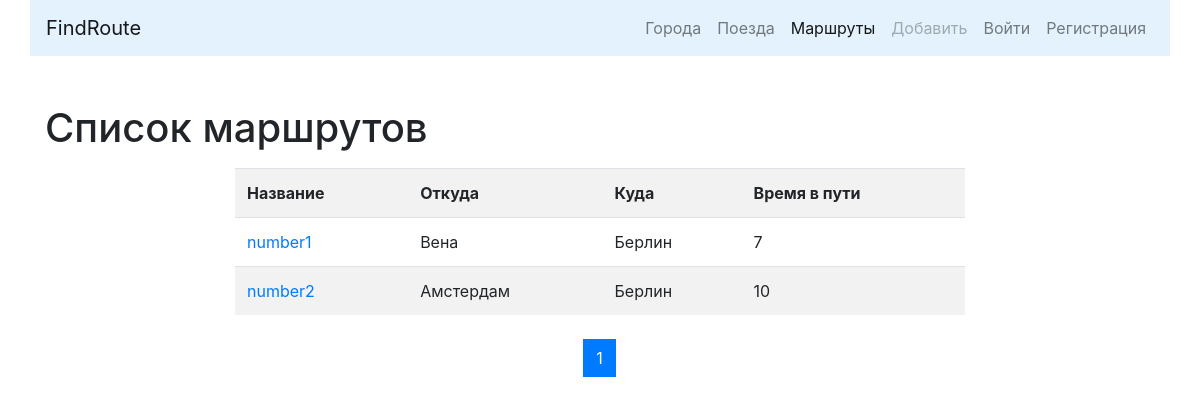
The page /list/ on the database as committed earlier.
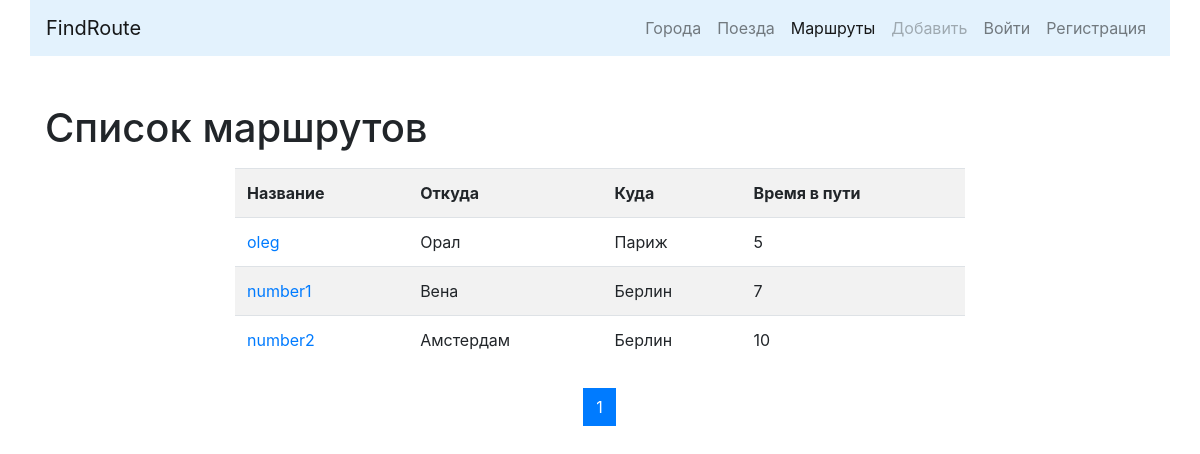
The same page on the database as committed later.
### routes/models.py (models this page shows, shortened)
class Route(models.Model):
    name = models.CharField(
        max_length=50, unique=True, verbose_name='Название маршрута'
    )
    travel_times = models.PositiveSmallIntegerField(
        verbose_name='Общее время в пути'
    )
    from_city = models.ForeignKey(
        City, on_delete=models.CASCADE,
        related_name='route_from_city_set',
        verbose_name='Из какого города'
    )
    to_city = models.ForeignKey(
        'cities.City', on_delete=models.CASCADE,
        related_name='route_to_city_set',
        verbose_name='В какой город'
    )
    trains = models.ManyToManyField(
        'trains.Train', verbose_name='Список поездов'
    )
    class Meta:
        verbose_name = 'Маршрут'
        verbose_name_plural = 'Маршруты'
        ordering = ['travel_times']

### cities/models.py (models this page shows, shortened)
class City(models.Model):
    name = models.CharField(max_length=100, unique=True, verbose_name='Город')
    def __str__(self):
        return self.name
    class Meta:
        verbose_name = 'Город'
        verbose_name_plural = 'Города'
        ordering = ['name']

### routes/views.py (the view)
# urls.py: path('list/', RouteListView.as_view(), name='list'),
class RouteListView(ListView):
    paginate_by = 10
    model = Route
    template_name = 'routes/list.html'

### routes/templates/routes/list.html (shortened to what this page needs)
{% extends 'base.html' %}
{% block content %}
<h1>Список маршрутов</h1>
<div class="row ">
    <div class="col-md-8 mx-auto my-2">
        <table class="table table-striped">
            <tr>
                <th>Название</th>
                <th>Откуда</th>
                <th>Куда</th>
                <th>Время в пути</th>
            </tr>
        {% for object in page_obj %}
            <tr>
                <td>
                    <a href="{% url 'detail' pk=object.pk%}">{{object.name}}</a>
                </td>
                <td>{{object.from_city}}</td>
                <td>{{object.to_city}}</td>
                <td>{{object.travel_times}}</td>
            </tr>
        {% endfor %}
        </table>
    </div>
</div>
<nav aria-label="Page navigation example">
  <ul class="pagination justify-content-center">
    {% for page in page_obj.paginator.page_range %}
        <li class="page-item {% if page == page_obj.number %} active {% endif %} ">
            <a class="page-link" href="?page={{page}}">
                {{ page }}
            </a>
        </li>
    {% endfor %}
  </ul>
</nav>
{% endblock %}

Rows that differ between the two databases and show on the page:
added Route: name "oleg", from_city "Орал", to_city "Париж", travel_times "5"
